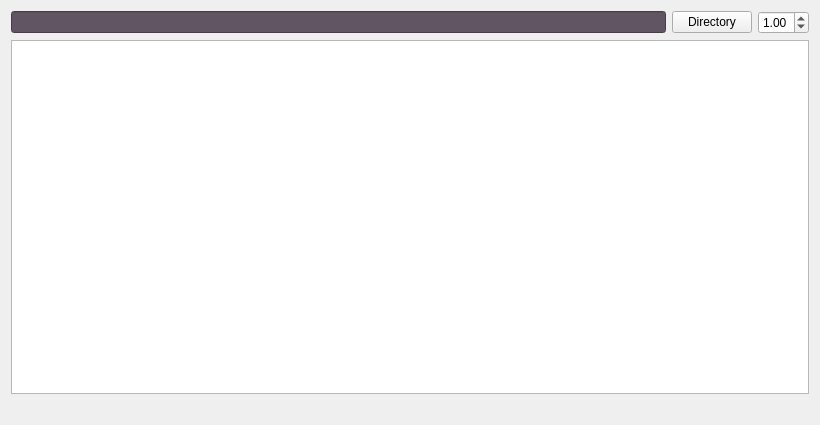
<?xml version="1.0" encoding="UTF-8"?>
<ui version="4.0">
 <class>Form</class>
 <widget class="QWidget" name="Form">
  <property name="geometry">
   <rect>
    <x>0</x>
    <y>0</y>
    <width>820</width>
    <height>425</height>
   </rect>
  </property>
  <property name="windowTitle">
   <string>Resource Watcher</string>
  </property>
  <layout class="QGridLayout" name="gridLayout">
   <item row="1" column="0">
    <layout class="QHBoxLayout" name="horizontalLayout">
     <item>
      <widget class="QTextEdit" name="area_text">
       <property name="styleSheet">
        <string notr="true"/>
       </property>
       <property name="readOnly">
        <bool>true</bool>
       </property>
      </widget>
     </item>
    </layout>
   </item>
   <item row="0" column="0">
    <layout class="QHBoxLayout" name="horizontalLayout_2">
     <item>
      <widget class="QLineEdit" name="path_edit">
       <property name="enabled">
        <bool>false</bool>
       </property>
       <property name="styleSheet">
        <string notr="true">background-color: rgb(98, 85, 99);
color: rgb(120, 151, 225);</string>
       </property>
       <property name="readOnly">
        <bool>true</bool>
       </property>
      </widget>
     </item>
     <item>
      <widget class="QPushButton" name="open_directory_btn">
       <property name="text">
        <string>Directory</string>
       </property>
      </widget>
     </item>
     <item>
      <widget class="QDoubleSpinBox" name="interval_input">
       <property name="enabled">
        <bool>true</bool>
       </property>
       <property name="minimum">
        <double>0.100000000000000</double>
       </property>
       <property name="maximum">
        <double>4.900000000000000</double>
       </property>
       <property name="value">
        <double>1.000000000000000</double>
       </property>
      </widget>
     </item>
    </layout>
   </item>
   <item row="2" column="0">
    <widget class="QLabel" name="status_lbl">
     <property name="styleSheet">
      <string notr="true">color: rgb(14, 202, 34);</string>
     </property>
     <property name="text">
      <string/>
     </property>
    </widget>
   </item>
  </layout>
 </widget>
 <resources/>
 <connections/>
</ui>
